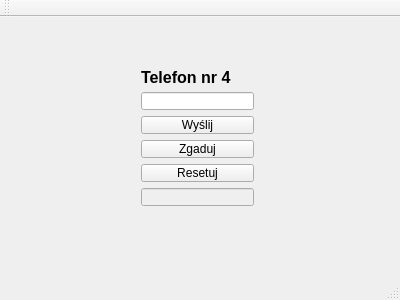
<?xml version="1.0" encoding="UTF-8"?>
<ui version="4.0">
 <class>MainWindow</class>
 <widget class="QMainWindow" name="MainWindow">
  <property name="geometry">
   <rect>
    <x>0</x>
    <y>0</y>
    <width>400</width>
    <height>300</height>
   </rect>
  </property>
  <property name="windowTitle">
   <string>MainWindow</string>
  </property>
  <widget class="QWidget" name="centralWidget">
   <widget class="QWidget" name="layoutWidget">
    <property name="geometry">
     <rect>
      <x>130</x>
      <y>40</y>
      <width>135</width>
      <height>160</height>
     </rect>
    </property>
    <layout class="QVBoxLayout" name="verticalLayout">
     <item>
      <widget class="QLabel" name="label">
       <property name="font">
        <font>
         <pointsize>12</pointsize>
         <weight>75</weight>
         <bold>true</bold>
        </font>
       </property>
       <property name="text">
        <string>Telefon nr 4</string>
       </property>
      </widget>
     </item>
     <item>
      <widget class="QLineEdit" name="lineEdit"/>
     </item>
     <item>
      <widget class="QPushButton" name="pushButton">
       <property name="text">
        <string>Wyślij</string>
       </property>
      </widget>
     </item>
     <item>
      <widget class="QPushButton" name="pushButton_2">
       <property name="text">
        <string>Zgaduj</string>
       </property>
      </widget>
     </item>
     <item>
      <widget class="QPushButton" name="pushButton_3">
       <property name="text">
        <string>Resetuj</string>
       </property>
      </widget>
     </item>
     <item>
      <widget class="QLineEdit" name="lineEdit_2">
       <property name="enabled">
        <bool>false</bool>
       </property>
      </widget>
     </item>
    </layout>
   </widget>
  </widget>
  <widget class="QMenuBar" name="menuBar">
   <property name="geometry">
    <rect>
     <x>0</x>
     <y>0</y>
     <width>400</width>
     <height>21</height>
    </rect>
   </property>
  </widget>
  <widget class="QToolBar" name="mainToolBar">
   <attribute name="toolBarArea">
    <enum>TopToolBarArea</enum>
   </attribute>
   <attribute name="toolBarBreak">
    <bool>false</bool>
   </attribute>
  </widget>
  <widget class="QStatusBar" name="statusBar"/>
 </widget>
 <layoutdefault spacing="6" margin="11"/>
 <resources/>
 <connections/>
</ui>
